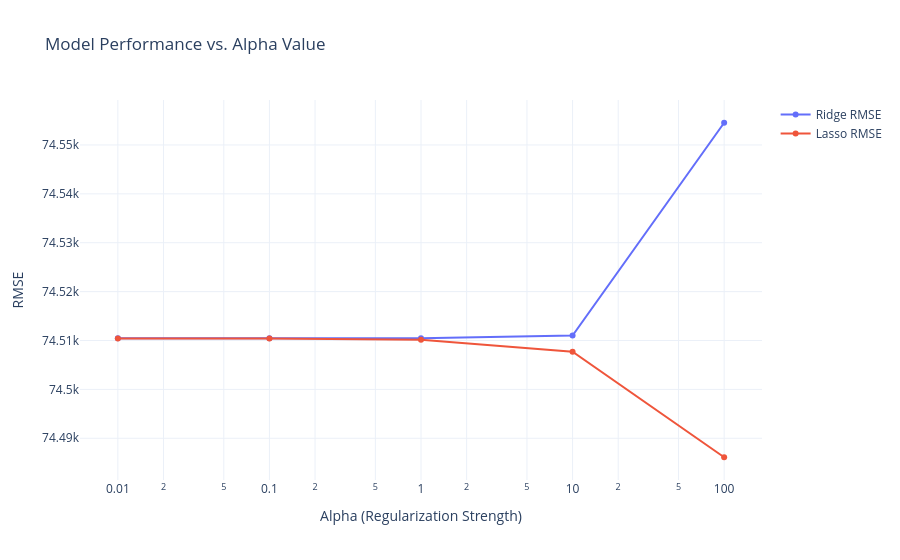

Source (notebook cell):
### Markdown cell above
### Observation: 
Standardizing data doesn't drastically change the metrics of basic Linear Regression, but usually helps Regularized models (Ridge/Lasso) perform more reliably and converge faster, as penalties are uniformly applied across all features.

Standardization scales features so they have a mean of 0 and a standard deviation of 1. This ensures that features with larger numerical ranges (like Population) do not unfairly dominate features with smaller ranges (like AveRooms) during model training.

### Code cell
import plotly.graph_objects as go

alphas = [0.01, 0.1, 1, 10, 100]
ridge_rmse = []
lasso_rmse = []

for a in alphas:
    # Ridge
    r_mod = Ridge(alpha=a).fit(X_train_scaled, y_train) # training the model using training data
    ridge_rmse.append(np.sqrt(mean_squared_error(y_test, r_mod.predict(X_test_scaled)))) # performance evaluation on test data
    
    # Lasso
    l_mod = Lasso(alpha=a).fit(X_train_scaled, y_train)
    lasso_rmse.append(np.sqrt(mean_squared_error(y_test, l_mod.predict(X_test_scaled))))

# Plotting with Plotly
fig = go.Figure()
fig.add_trace(go.Scatter(x=alphas, y=ridge_rmse, name='Ridge RMSE', mode='lines+markers'))
fig.add_trace(go.Scatter(x=alphas, y=lasso_rmse, name='Lasso RMSE', mode='lines+markers'))

fig.update_layout(
    title='Model Performance vs. Alpha Value',
    xaxis_title='Alpha (Regularization Strength)',
    yaxis_title='RMSE',
    xaxis_type="log", # Log scale helps see small changes in alpha
    template="plotly_white"
)
fig.show()

### Figure 1 — Plotly figure (JSON) as saved in the notebook; plotly's stock layout.template omitted (floating-point values rounded to 4 significant figures)
{"data": [{"mode": "lines+markers", "name": "Ridge RMSE", "type": "scatter", "x": [0.01, 0.1, 1, 10, 100], "y": [74510.0, 74510.0, 74510.0, 74510.0, 74550.0]}, {"mode": "lines+markers", "name": "Lasso RMSE", "type": "scatter", "x": [0.01, 0.1, 1, 10, 100], "y": [74510.0, 74510.0, 74510.0, 74510.0, 74490.0]}], "layout": {"title": {"text": "Model Performance vs. Alpha Value"}, "xaxis": {"title": {"text": "Alpha (Regularization Strength)"}, "type": "log"}, "yaxis": {"title": {"text": "RMSE"}}}}
